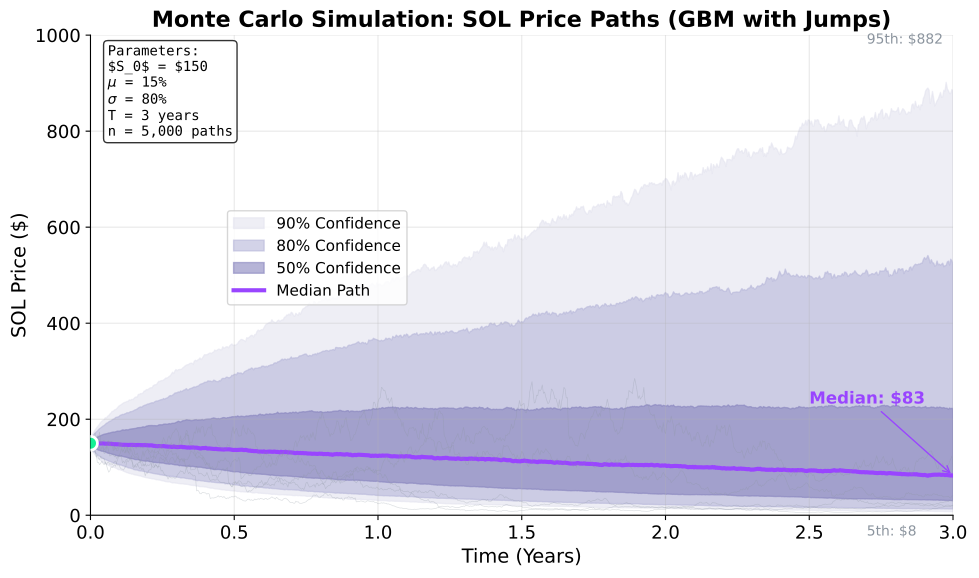

Reproduce this figure in Python.
"""
Monte Carlo Simulation Fan Chart - SOL Price Paths
"""
import matplotlib.pyplot as plt
import numpy as np
from pathlib import Path
import sys
sys.path.insert(0, str(Path(__file__).parent.parent.parent / 'models'))
from utils import CHART_RCPARAMS, COLORS

plt.rcParams.update(CHART_RCPARAMS)

# Simulation parameters
np.random.seed(42)
S0 = 150  # Initial SOL price
mu = 0.15  # Annual drift (includes staking yield)
sigma = 0.80  # Annual volatility
T = 3.0  # 3 years
n_steps = 252 * 3  # Daily steps
n_paths = 5000

# Jump parameters (Merton model)
lambda_j = 2.0  # 2 jumps per year on average
mu_j = -0.15  # Mean jump size (negative = crashes)
sigma_j = 0.10  # Jump volatility

dt = T / n_steps
kappa = np.exp(mu_j + 0.5 * sigma_j**2) - 1  # Expected jump compensation

# Simulate paths
paths = np.zeros((n_paths, n_steps + 1))
paths[:, 0] = S0

for t in range(1, n_steps + 1):
    # Brownian motion
    Z = np.random.standard_normal(n_paths)

    # Jump process
    n_jumps = np.random.poisson(lambda_j * dt, n_paths)
    jump_sum = np.zeros(n_paths)
    for i in range(n_paths):
        if n_jumps[i] > 0:
            jumps = np.random.normal(mu_j, sigma_j, n_jumps[i])
            jump_sum[i] = np.sum(jumps)

    # Price update
    drift = (mu - 0.5 * sigma**2 - lambda_j * kappa) * dt
    diffusion = sigma * np.sqrt(dt) * Z
    paths[:, t] = paths[:, t-1] * np.exp(drift + diffusion + jump_sum)

# Calculate percentiles
percentiles = [5, 10, 25, 50, 75, 90, 95]
percentile_paths = {p: np.percentile(paths, p, axis=0) for p in percentiles}

# Time axis (in years)
time_years = np.linspace(0, T, n_steps + 1)

fig, ax = plt.subplots(figsize=(10, 6))

# Plot fan chart (confidence bands)
colors_fan = plt.cm.Purples(np.linspace(0.2, 0.8, 4))

# 90% band (5-95)
ax.fill_between(time_years, percentile_paths[5], percentile_paths[95],
                color=colors_fan[0], alpha=0.6, label='90% Confidence')

# 80% band (10-90)
ax.fill_between(time_years, percentile_paths[10], percentile_paths[90],
                color=colors_fan[1], alpha=0.6, label='80% Confidence')

# 50% band (25-75)
ax.fill_between(time_years, percentile_paths[25], percentile_paths[75],
                color=colors_fan[2], alpha=0.6, label='50% Confidence')

# Median line
ax.plot(time_years, percentile_paths[50], color=COLORS['SOL_PURPLE'],
        linewidth=3, label='Median Path')

# Starting point
ax.scatter([0], [S0], color=COLORS['SOL_GREEN'], s=100, zorder=5,
           edgecolor='white', linewidth=2)

# Add sample paths for visualization
for i in range(5):
    ax.plot(time_years, paths[i*1000], color=COLORS['TEXT_SECONDARY'],
            linewidth=0.5, alpha=0.3)

# Final distribution stats
final_prices = paths[:, -1]
mean_final = np.mean(final_prices)
median_final = np.median(final_prices)

# Annotations
ax.annotate(f'Median: ${median_final:.0f}',
            xy=(T, median_final), xytext=(T - 0.5, median_final + 150),
            fontsize=12, fontweight='bold', color=COLORS['SOL_PURPLE'],
            arrowprops=dict(arrowstyle='->', color=COLORS['SOL_PURPLE']))

ax.annotate(f'95th: ${percentile_paths[95][-1]:.0f}',
            xy=(T, percentile_paths[95][-1]),
            xytext=(T - 0.3, percentile_paths[95][-1] + 100),
            fontsize=10, color=COLORS['TEXT_SECONDARY'])

ax.annotate(f'5th: ${percentile_paths[5][-1]:.0f}',
            xy=(T, percentile_paths[5][-1]),
            xytext=(T - 0.3, percentile_paths[5][-1] - 50),
            fontsize=10, color=COLORS['TEXT_SECONDARY'])

# Add model parameters box
param_text = f'Parameters:\n$S_0$ = ${S0}\n$\\mu$ = {mu:.0%}\n$\\sigma$ = {sigma:.0%}\nT = {T:.0f} years\nn = {n_paths:,} paths'
ax.text(0.02, 0.98, param_text, transform=ax.transAxes, fontsize=10,
        verticalalignment='top', fontfamily='monospace',
        bbox=dict(boxstyle='round', facecolor='white', alpha=0.8))

ax.set_xlabel('Time (Years)', fontsize=14)
ax.set_ylabel('SOL Price ($)', fontsize=14)
ax.set_title('Monte Carlo Simulation: SOL Price Paths (GBM with Jumps)', fontsize=16, fontweight='bold')
ax.legend(loc='upper left', bbox_to_anchor=(0.15, 0.65), fontsize=11)
ax.set_xlim(0, T)
ax.set_ylim(0, 1000)
ax.grid(True, alpha=0.3)

plt.tight_layout()
plt.savefig(Path(__file__).parent / 'chart.pdf', dpi=300, bbox_inches='tight')
plt.close()

print("Chart saved: 07_monte_carlo_fan/chart.pdf")
